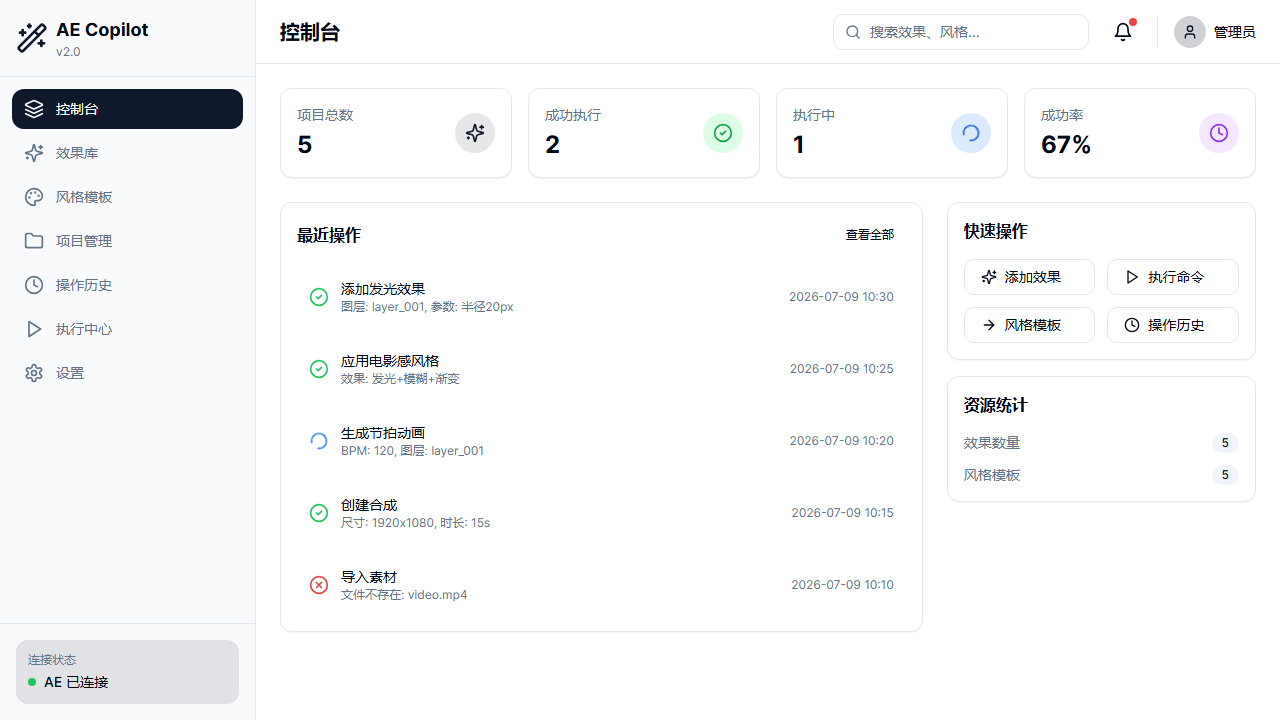
#> input picture images/shot_01_dashboard.png, 1280 x 720 px
$ python -i score_multisegment_segments.py   (imports and definitions only)   (older library calls are emulated)
#> lines starting #> are read from the running program, lines starting #| are printed output that depends on the picture
"""按 report.json 的时间段生成多段成片质量报告。

该脚本只做本地 OpenCV 统计，不调用外部模型；用于在真实 CNN/Qwen 评分前
定位黑帧、低亮度和纹理代理指标异常的段。
"""
from __future__ import annotations

import argparse
import json
from pathlib import Path
from typing import Any, Dict, List

import cv2
import numpy as np

BLACK_THRESHOLD = 3.0
LOW_BRIGHTNESS_THRESHOLD = 8.0


def _frame_metrics(frame: np.ndarray) -> dict[str, float]:
    gray = cv2.cvtColor(frame, cv2.COLOR_BGR2GRAY)
    laplacian = cv2.Laplacian(gray, cv2.CV_64F)
    return {
        "mean_bgr": float(frame.mean()),
        "std_bgr": float(frame.std()),
        "mean_gray": float(gray.mean()),
        "edge_density": float((cv2.Canny(gray, 80, 160) > 0).mean()),
        "texture_variance": float(laplacian.var()),
    }


# [92 lines left out: functions _scan_segment, score_video, main, not called in this run]


# [2 lines not run here, left out]

>>> import cv2
>>> picture = cv2.imread('../images/shot_01_dashboard.png')
#> picture is the input picture: shape (720, 1280, 3); mean B, G, R 248.9, 247.9, 247.2
>>> result = _frame_metrics(picture)
#> in _frame_metrics, `laplacian = cv2.Laplacian(gray, cv2.CV_64F)`:
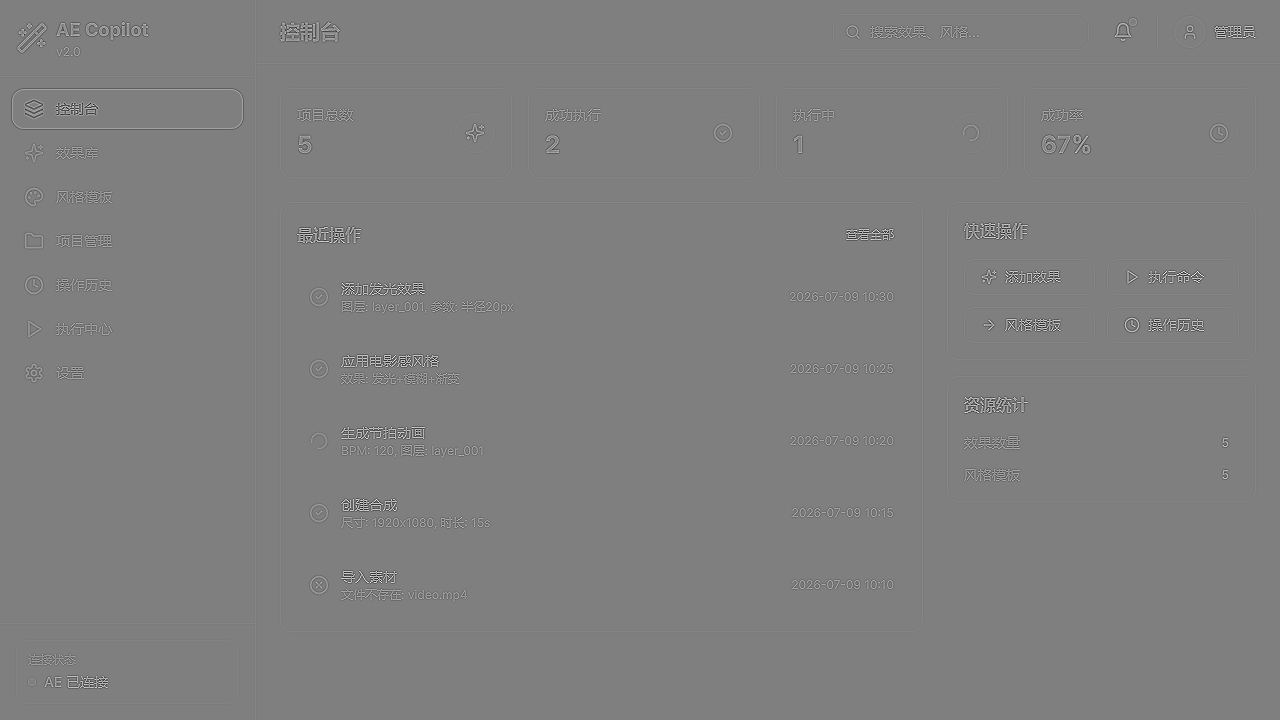
#> laplacian: shape (720, 1280) float64; min -853, max 854, mean 0; drawn with min black and max white
#> result = {'mean_bgr': 248, 'std_bgr': 31.84, 'mean_gray': 247.9, 'edge_density': 0.0217, 'texture_variance': 2488.8}

$ run again, on images/shot_05_styles.png
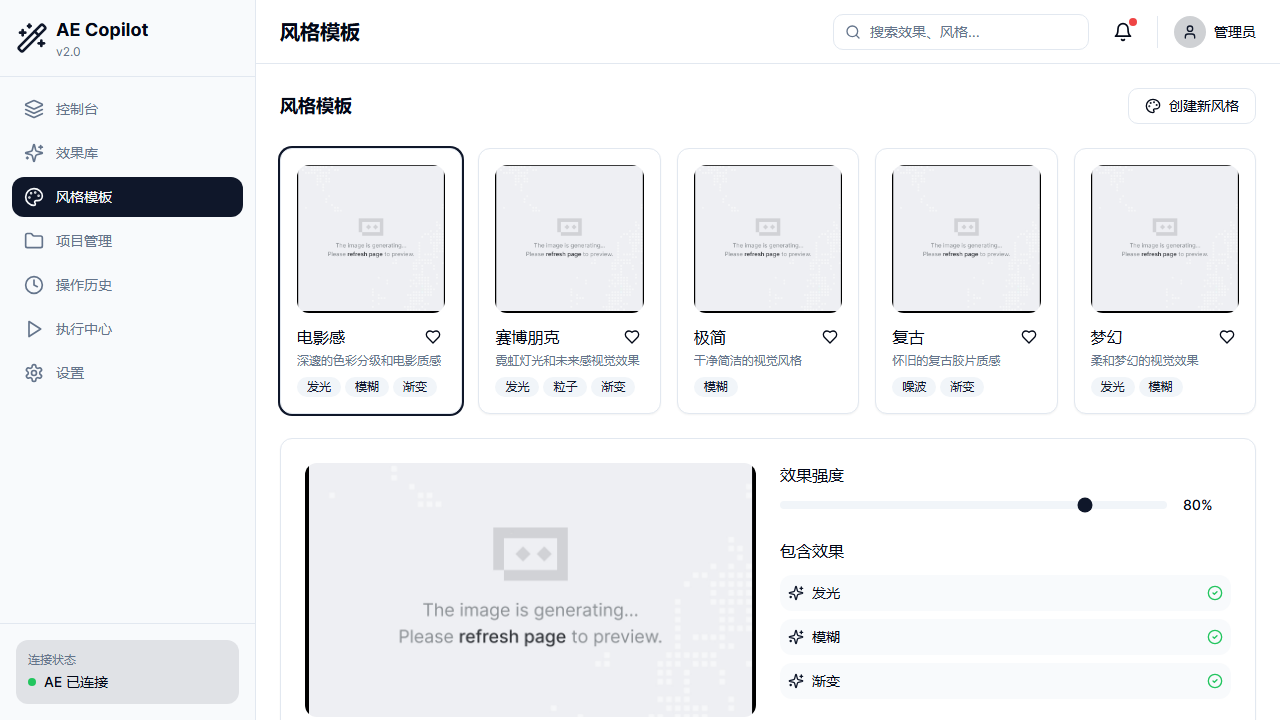
#> input picture images/shot_05_styles.png, 1280 x 720 px
#> picture is the input picture: shape (720, 1280, 3); mean B, G, R 244, 242, 240.9
#> in _frame_metrics, `laplacian = cv2.Laplacian(gray, cv2.CV_64F)`:
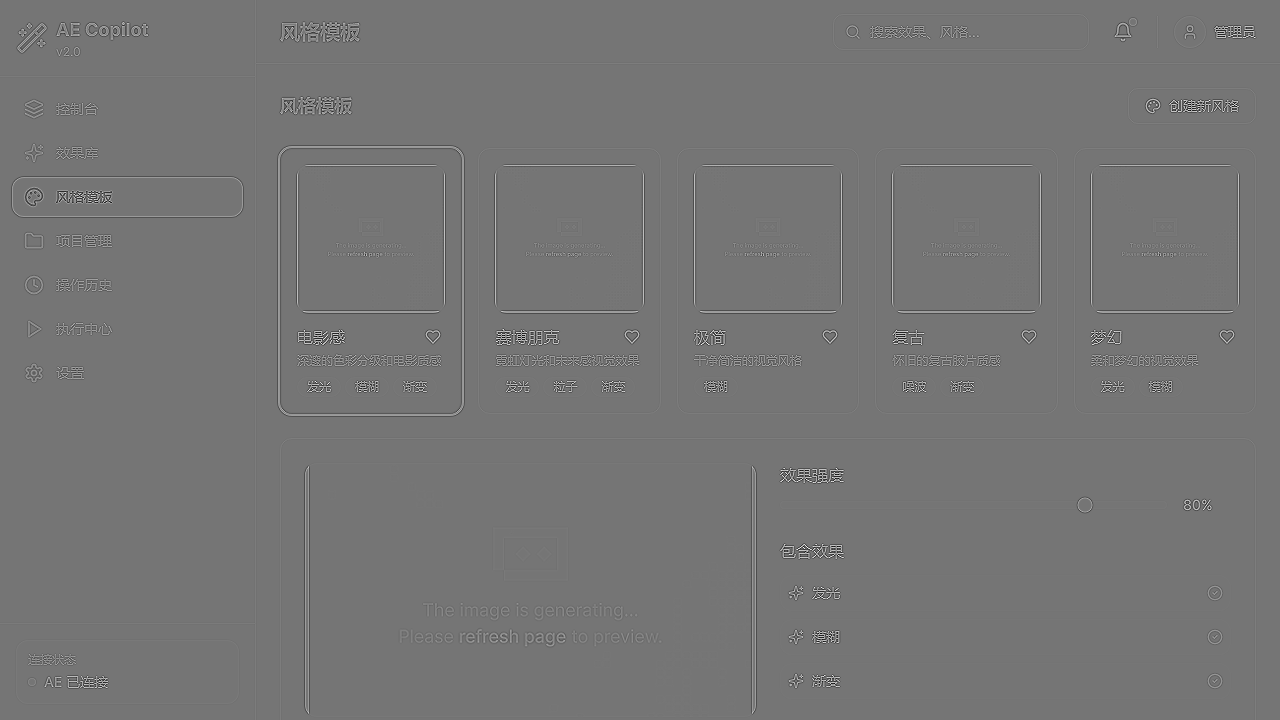
#> laplacian: shape (720, 1280) float64; min -732, max 853, mean 0; drawn with min black and max white
#> result = {'mean_bgr': 242.3, 'std_bgr': 37.33, 'mean_gray': 242, 'edge_density': 0.0313, 'texture_variance': 3355.5}
